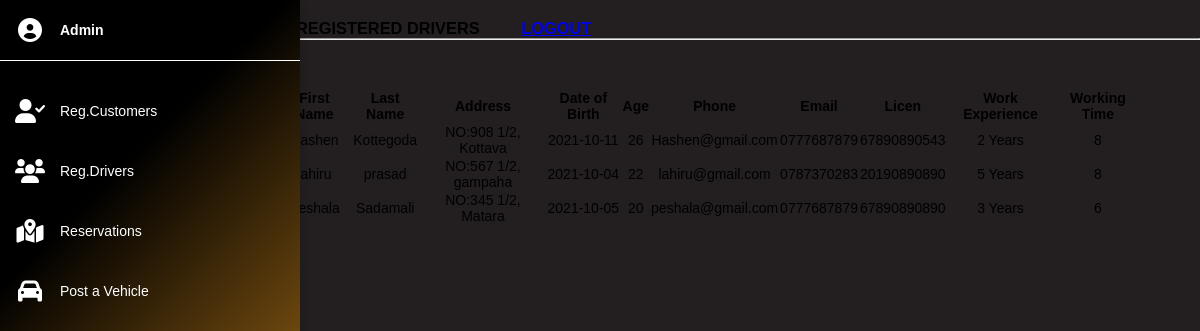
Page /rashmi/regDrivers.php on the committed database.
### tables this page shows
CREATE TABLE `drivers` (
  `id` int(11) NOT NULL,
  `firstname` varchar(30) NOT NULL,
  `lastname` varchar(30) NOT NULL,
  `DOB` date NOT NULL,
  `password` varchar(30) NOT NULL,
  `phone_number` varchar(10) NOT NULL,
  `email` varchar(30) NOT NULL,
  `work_experience` varchar(30) NOT NULL,
  `licen_number` varchar(20) NOT NULL,
  `working_time` int(2) NOT NULL,
  `is_deleted` tinyint(1) NOT NULL,
  `address` varchar(50) NOT NULL,
  `age` int(11) NOT NULL
);

### rashmi/regDrivers.php (the view, shortened to what this page needs)
<?php require_once('inc/connection.php'); ?>
<?php
$user_list = '';
$query = "SELECT * FROM drivers WHERE is_deleted=0 ORDER BY firstname";
$users = mysqli_query($connection, $query);
if ($users) {
	while ($user = mysqli_fetch_assoc($users)) {
		$user_list .= "<tr>";
		$user_list .= "<td>{$user['firstname']}</td>";
		$user_list .= "<td>{$user['lastname']}</td>";
        $user_list .= "<td>{$user['address']}</td>";
		$user_list .= "<td>{$user['DOB']}</td>";
        $user_list .= "<td>{$user['age']}</td>";
        $user_list .= "<td>{$user['email']}</td>";
		$user_list .= "<td>{$user['phone_number']}</td>";
		$user_list .= "<td>{$user['licen_number']}</td>";
		$user_list .= "<td>{$user['work_experience']}</td>";
        $user_list .= "<td>{$user['working_time']}</td>";
		$user_list .= "</tr>";
	}
} else {
	echo "Database query failed.";
}
?>
<!DOCTYPE html>
<html>
<head>
</head>
<link rel="stylesheet" type="text/css" href="style.css">
<link rel="stylesheet" href="css/main.css">
<link rel="stylesheet" type="text/css" href="https://cdnjs.cloudflare.com/ajax/libs/font-awesome/6.0.0-beta2/css/all.min.css">
<body style="overflow-x:hidden;">
	<div class="con">
		<div class="sidebar">
			<ul>
				<li>
					<a href="#">
						<i class="fas fa-circle-user"></i>
						<div class="title">Admin</div>
					</a>
				</li>
				<li>
					<a href="regUsers.php">
						<i class="fas fa-user-check"></i>
						<div class="title">Reg.Customers</div>
					</a>
				</li>
				<li>
					<a href="regDrivers.php">
						<i class="fas fa-users"></i>
						<div class="title">Reg.Drivers</div>
					</a>
				</li>
				<li>
					<a href="reservations.php">
						<i class="fas fa-map-location-dot"></i>
						<div class="title">Reservations</div>
					</a>
				</li>
				<li>
					<a href="allVehicles.php">
						<i class="fas fa-car"></i>
						<div class="title">Post a Vehicle</div>
					</a>
				</li>
			</ul>
		</div>
	</div>
	<main style="margin-left: 20%;">
		<div class="row">
			<div class="col" style="margin-top: 2%;">
				<h3 style="margin-left: 20px;">ALL REGISTERED DRIVERS</h3>
			</div>
			<div class="col" style="margin-top: 2%;">
				<h3><a href="logout.php" class="link-primary" style="margin-left: 60%;">LOGOUT</a></h3>
			</div>
		</div>
		<hr />
		<table class="table table-success table-striped" style="width: 90%; margin-left: 4%; margin-top: 5%">
			<tr>
				<th cope="col">First Name</th>
				<th cope="col">Last Name</th>
                <th cope="col">Address</th>
				<th cope="col">Date of Birth</th>
                <th cope="col">Age</th>
				<th cope="col">Phone</th>
				<th cope="col">Email</th>
				<th cope="col">Licen</th>
                <th cope="col">Work Experience</th>
                <th cope="col">Working Time</th>
			</tr>
			<?php echo $user_list; ?>
		</table>
	</main>
</body>
</html>

### rashmi/style.css (style rules this page uses)
body { background-color:#231F20; }
table ,tr { width: 100%; text-align: center; }
* { margin: 0; padding: 0; box-sizing: border-box; }
.row { display: flex; flex-wrap: wrap; }
ul { list-style: none; }
* { margin: 0; padding: 0; box-sizing: border-box; font-family: sans-serif; }
.con { position: relative; width: 100%; }
.sidebar { position: fixed; width: 300px; height: 100%; background-image: linear-gradient(315deg, #ffa722 0%, #000000 74%); overflow-x: hidden; box-shadow: 0 4px 8px 0 rgba(0,0,0,0.2); z-index: 2; }
.sidebar ul li { width: 100%; list-style: none; }
.sidebar ul li:first-child { line-height: 60px; margin-bottom: 20px; font-weight: 600; border-bottom: 1px solid #fff; }
.sidebar ul li a { width: 100%; text-decoration: none; color: #fff; height: 60px; display: flex; align-items: center; }
.sidebar ul li a i { min-width: 60px; font-size: 24px; text-align: center; }

### rashmi/css/main.css (style rules this page uses)
* { margin: 0; }
body { font-family: Arial, "Helvetica Neue", Helvetica, sans-serif; font-size: 14px; }

### rows in the picture
drivers: firstname "Hashen", lastname "Kottegoda", address "NO:908 1/2, Kottava", DOB "2021-10-11", age "26", email "Hashen@gmail.com", phone_number "0777687879", licen_number "67890890543", work_experience "2 Years", working_time "8"
drivers: firstname "lahiru", lastname "prasad", address "NO:567 1/2, gampaha", DOB "2021-10-04", age "22", email "lahiru@gmail.com", phone_number "0787370283", licen_number "20190890890", work_experience "5 Years", working_time "8"
drivers: firstname "Peshala", lastname "Sadamali", address "NO:345 1/2, Matara", DOB "2021-10-05", age "20", email "peshala@gmail.com", phone_number "0777687879", licen_number "67890890890", work_experience "3 Years", working_time "6"
